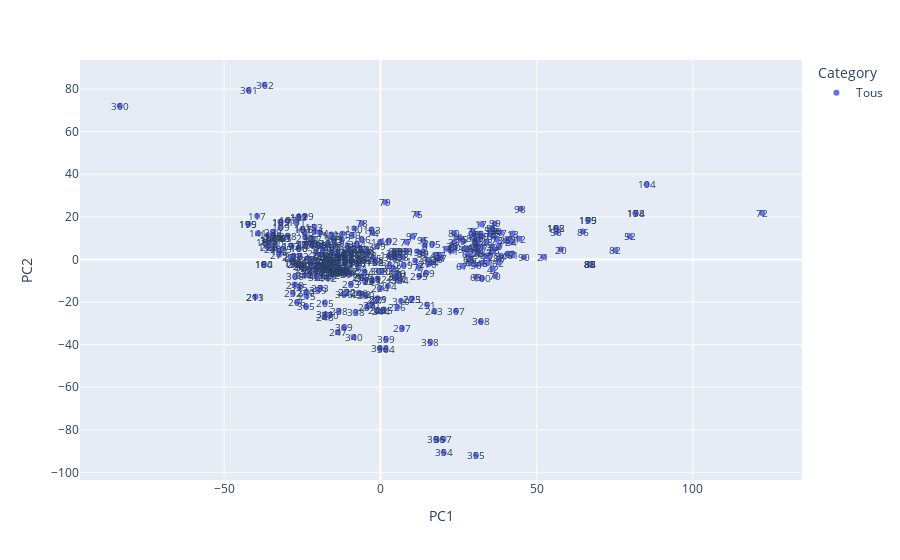

The code cell stored with this chart in its notebook:
### Code cell
plot_pca_score(score,labels=labels,x=0,y=1)

### Figure 1 — Plotly figure (JSON) as saved in the notebook; plotly's stock layout.template omitted (floating-point values rounded to 4 significant figures; data arrays with more than 128 entries replaced by an {"elided": "..."} marker saying what was removed)
{"data": [{"hovertemplate": "Category=Tous<br>PC1=%{x}<br>PC2=%{y}<extra></extra>", "legendgroup": "Tous", "marker": {"color": "#636efa", "symbol": "circle"}, "mode": "markers", "name": "Tous", "orientation": "v", "showlegend": true, "type": "scatter", "x": {"elided": "372 float values"}, "xaxis": "x", "y": {"elided": "372 float values"}, "yaxis": "y"}], "layout": {"annotations": [{"font": {"size": 10}, "showarrow": false, "text": "0", "x": 30.15, "y": 8.35}, {"font": {"size": 10}, "showarrow": false, "text": "1", "x": 22.43, "y": 4.423}, {"font": {"size": 10}, "showarrow": false, "text": "2", "x": 38.09, "y": 6.164}, {"font": {"size": 10}, "showarrow": false, "text": "3", "x": 30.72, "y": 7.757}, {"font": {"size": 10}, "showarrow": false, "text": "4", "x": 30.57, "y": 8.228}, {"font": {"size": 10}, "showarrow": false, "text": "5", "x": 32.09, "y": 12.02}, {"font": {"size": 10}, "showarrow": false, "text": "6", "x": 40.68, "y": 2.665}, {"font": {"size": 10}, "showarrow": false, "text": "7", "x": 42.22, "y": 2.778}, {"font": {"size": 10}, "showarrow": false, "text": "8", "x": 14.17, "y": 6.52}, {"font": {"size": 10}, "showarrow": false, "text": "9", "x": 26.47, "y": 8.588}, {"font": {"size": 10}, "showarrow": false, "text": "10", "x": 34.0, "y": 1.849}, {"font": {"size": 10}, "showarrow": false, "text": "11", "x": 23.12, "y": 4.119}, {"font": {"size": 10}, "showarrow": false, "text": "12", "x": 44.52, "y": 9.718}, {"font": {"size": 10}, "showarrow": false, "text": "13", "x": 42.36, "y": 12.13}, {"font": {"size": 10}, "showarrow": false, "text": "14", "x": 24.55, "y": 10.53}, {"font": {"size": 10}, "showarrow": false, "text": "15", "x": 26.05, "y": 9.732}, {"font": {"size": 10}, "showarrow": false, "text": "16", "x": 21.2, "y": 5.067}, {"font": {"size": 10}, "showarrow": false, "text": "17", "x": 32.33, "y": 16.53}, {"font": {"size": 10}, "showarrow": false, "text": "18", "x": 35.48, "y": 12.25}, {"font": {"size": 10}, "showarrow": false, "text": "19", "x": 32.77, "y": 10.86}, {"font": {"size": 10}, "showarrow": false, "text": "20", "x": 57.74, "y": 4.643}, {"font": {"size": 10}, "showarrow": false, "text": "21", "x": 52.15, "y": 1.143}, {"font": {"size": 10}, "showarrow": false, "text": "22", "x": 34.41, "y": 1.262}, {"font": {"size": 10}, "showarrow": false, "text": "23", "x": 36.27, "y": 4.664}, {"font": {"size": 10}, "showarrow": false, "text": "24", "x": 41.95, "y": 8.096}, {"font": {"size": 10}, "showarrow": false, "text": "25", "x": 40.01, "y": 8.915}, {"font": {"size": 10}, "showarrow": false, "text": "26", "x": 28.85, "y": 0.7284}, {"font": {"size": 10}, "showarrow": false, "text": "27", "x": 32.5, "y": 5.604}, {"font": {"size": 10}, "showarrow": false, "text": "28", "x": 31.24, "y": 3.251}, {"font": {"size": 10}, "showarrow": false, "text": "29", "x": 41.56, "y": 9.684}, {"font": {"size": 10}, "showarrow": false, "text": "30", "x": 35.73, "y": 5.935}, {"font": {"size": 10}, "showarrow": false, "text": "31", "x": 35.74, "y": 3.49}, {"font": {"size": 10}, "showarrow": false, "text": "32", "x": 13.55, "y": 2.759}, {"font": {"size": 10}, "showarrow": false, "text": "33", "x": 23.67, "y": 8.024}, {"font": {"size": 10}, "showarrow": false, "text": "34", "x": 26.88, "y": 5.048}, {"font": {"size": 10}, "showarrow": false, "text": "35", "x": 23.01, "y": 6.471}, {"font": {"size": 10}, "showarrow": false, "text": "36", "x": 18.17, "y": 0.2858}, {"font": {"size": 10}, "showarrow": false, "text": "37", "x": 19.06, "y": 1.969}, {"font": {"size": 10}, "showarrow": false, "text": "38", "x": 7.236, "y": 0.9521}, {"font": {"size": 10}, "showarrow": false, "text": "39", "x": 13.64, "y": 2.935}, {"font": {"size": 10}, "showarrow": false, "text": "40", "x": 31.14, "y": 5.696}, {"font": {"size": 10}, "showarrow": false, "text": "41", "x": 27.65, "y": 5.246}, {"font": {"size": 10}, "showarrow": false, "text": "42", "x": 35.96, "y": -4.355}, {"font": {"size": 10}, "showarrow": false, "text": "43", "x": 28.85, "y": -1.583}, {"font": {"size": 10}, "showarrow": false, "text": "44", "x": 16.89, "y": -1.411}, {"font": {"size": 10}, "showarrow": false, "text": "45", "x": 17.72, "y": 1.916}, {"font": {"size": 10}, "showarrow": false, "text": "46", "x": 32.56, "y": -1.649}, {"font": {"size": 10}, "showarrow": false, "text": "47", "x": 19.43, "y": 0.6656}, {"font": {"size": 10}, "showarrow": false, "text": "48", "x": 33.96, "y": 8.284}, {"font": {"size": 10}, "showarrow": false, "text": "49", "x": 29.64, "y": 5.802}, {"font": {"size": 10}, "showarrow": false, "text": "50", "x": 30.69, "y": -2.461}, {"font": {"size": 10}, "showarrow": false, "text": "51", "x": 34.28, "y": -1.803}, {"font": {"size": 10}, "showarrow": false, "text": "52", "x": 79.78, "y": 10.88}, {"font": {"size": 10}, "showarrow": false, "text": "53", "x": 35.11, "y": 13.91}, {"font": {"size": 10}, "showarrow": false, "text": "54", "x": 31.11, "y": 11.08}, {"font": {"size": 10}, "showarrow": false, "text": "55", "x": 35.77, "y": 14.75}, {"font": {"size": 10}, "showarrow": false, "text": "56", "x": 56.32, "y": 12.79}, {"font": {"size": 10}, "showarrow": false, "text": "57", "x": 38.51, "y": 12.53}, {"font": {"size": 10}, "showarrow": false, "text": "58", "x": 31.38, "y": 8.76}, {"font": {"size": 10}, "showarrow": false, "text": "59", "x": 37.15, "y": 13.24}, {"font": {"size": 10}, "showarrow": false, "text": "60", "x": 23.86, "y": 5.642}, {"font": {"size": 10}, "showarrow": false, "text": "61", "x": 42.27, "y": 1.894}, {"font": {"size": 10}, "showarrow": false, "text": "62", "x": 37.75, "y": -1.447}, {"font": {"size": 10}, "showarrow": false, "text": "63", "x": 30.64, "y": -8.155}, {"font": {"size": 10}, "showarrow": false, "text": "64", "x": 27.91, "y": 2.379}, {"font": {"size": 10}, "showarrow": false, "text": "65", "x": 5.241, "y": 2.371}, {"font": {"size": 10}, "showarrow": false, "text": "66", "x": 28.23, "y": 0.4033}, {"font": {"size": 10}, "showarrow": false, "text": "67", "x": 26.21, "y": -3.046}, {"font": {"size": 10}, "showarrow": false, "text": "68", "x": 4.473, "y": 3.807}, {"font": {"size": 10}, "showarrow": false, "text": "69", "x": 5.207, "y": 3.743}, {"font": {"size": 10}, "showarrow": false, "text": "70", "x": 36.8, "y": -7.868}, {"font": {"size": 10}, "showarrow": false, "text": "71", "x": 12.27, "y": -3.631}, {"font": {"size": 10}, "showarrow": false, "text": "72", "x": 122.1, "y": 21.85}, {"font": {"size": 10}, "showarrow": false, "text": "73", "x": 37.33, "y": 9.082}, {"font": {"size": 10}, "showarrow": false, "text": "74", "x": -2.507, "y": 12.46}, {"font": {"size": 10}, "showarrow": false, "text": "75", "x": 11.79, "y": 21.31}, {"font": {"size": 10}, "showarrow": false, "text": "76", "x": 29.5, "y": 13.5}, {"font": {"size": 10}, "showarrow": false, "text": "77", "x": 8.342, "y": 8.183}, {"font": {"size": 10}, "showarrow": false, "text": "78", "x": -5.94, "y": 16.95}, {"font": {"size": 10}, "showarrow": false, "text": "79", "x": 1.56, "y": 26.92}, {"font": {"size": 10}, "showarrow": false, "text": "80", "x": 23.59, "y": 12.38}, {"font": {"size": 10}, "showarrow": false, "text": "81", "x": 29.32, "y": 10.27}, {"font": {"size": 10}, "showarrow": false, "text": "82", "x": 75.18, "y": 4.292}, {"font": {"size": 10}, "showarrow": false, "text": "83", "x": 66.99, "y": -2.238}, {"font": {"size": 10}, "showarrow": false, "text": "84", "x": 66.99, "y": -2.238}, {"font": {"size": 10}, "showarrow": false, "text": "85", "x": 66.99, "y": -2.238}, {"font": {"size": 10}, "showarrow": false, "text": "86", "x": 64.79, "y": 13.08}, {"font": {"size": 10}, "showarrow": false, "text": "87", "x": 36.05, "y": 10.79}, {"font": {"size": 10}, "showarrow": false, "text": "88", "x": 38.05, "y": 0.7293}, {"font": {"size": 10}, "showarrow": false, "text": "89", "x": 8.406, "y": 3.82}, {"font": {"size": 10}, "showarrow": false, "text": "90", "x": 45.94, "y": 0.9792}, {"font": {"size": 10}, "showarrow": false, "text": "91", "x": 15.1, "y": -0.1593}, {"font": {"size": 10}, "showarrow": false, "text": "92", "x": 32.01, "y": 2.266}, {"font": {"size": 10}, "showarrow": false, "text": "93", "x": 29.97, "y": 4.142}, {"font": {"size": 10}, "showarrow": false, "text": "94", "x": 38.61, "y": 1.711}, {"font": {"size": 10}, "showarrow": false, "text": "95", "x": 13.68, "y": 9.135}, {"font": {"size": 10}, "showarrow": false, "text": "96", "x": 29.9, "y": 12.18}, {"font": {"size": 10}, "showarrow": false, "text": "97", "x": 10.27, "y": 10.92}, {"font": {"size": 10}, "showarrow": false, "text": "98", "x": 44.83, "y": 23.8}, {"font": {"size": 10}, "showarrow": false, "text": "99", "x": 36.63, "y": 16.91}, {"font": {"size": 10}, "showarrow": false, "text": "100", "x": 32.55, "y": -8.815}, {"font": {"size": 10}, "showarrow": false, "text": "101", "x": 5.947, "y": -7.186}, {"font": {"size": 10}, "showarrow": false, "text": "102", "x": 2.764, "y": 8.835}, {"font": {"size": 10}, "showarrow": false, "text": "103", "x": -2.789, "y": 14.05}, {"font": {"size": 10}, "showarrow": false, "text": "104", "x": 85.17, "y": 35.29}, {"font": {"size": 10}, "showarrow": false, "text": "105", "x": 16.65, "y": 7.207}, {"font": {"size": 10}, "showarrow": false, "text": "106", "x": -5.935, "y": 9.414}, {"font": {"size": 10}, "showarrow": false, "text": "107", "x": -29.54, "y": 18.55}, {"font": {"size": 10}, "showarrow": false, "text": "108", "x": -14.21, "y": 6.528}, {"font": {"size": 10}, "showarrow": false, "text": "109", "x": -31.92, "y": 15.04}, {"font": {"size": 10}, "showarrow": false, "text": "110", "x": 5.257, "y": -6.183}, {"font": {"size": 10}, "showarrow": false, "text": "111", "x": -5.608, "y": 2.133}, {"font": {"size": 10}, "showarrow": false, "text": "112", "x": -16.64, "y": -8.894}, {"font": {"size": 10}, "showarrow": false, "text": "113", "x": -36.31, "y": 6.025}, {"font": {"size": 10}, "showarrow": false, "text": "114", "x": -7.073, "y": -3.898}, {"font": {"size": 10}, "showarrow": false, "text": "115", "x": -12.11, "y": 12.02}, {"font": {"size": 10}, "showarrow": false, "text": "116", "x": -20.89, "y": 13.24}, {"font": {"size": 10}, "showarrow": false, "text": "117", "x": -39.4, "y": 20.43}, {"font": {"size": 10}, "showarrow": false, "text": "118", "x": 2.868, "y": 1.904}, {"font": {"size": 10}, "showarrow": false, "text": "119", "x": -35.9, "y": 11.41}, {"font": {"size": 10}, "showarrow": false, "text": "120", "x": -8.374, "y": 5.511}, {"font": {"size": 10}, "showarrow": false, "text": "121", "x": -15.69, "y": 11.71}, {"font": {"size": 10}, "showarrow": false, "text": "122", "x": 4.106, "y": -4.126}, {"font": {"size": 10}, "showarrow": false, "text": "123", "x": -15.37, "y": 11.1}, {"font": {"size": 10}, "showarrow": false, "text": "124", "x": -14.89, "y": -5.126}, {"font": {"size": 10}, "showarrow": false, "text": "125", "x": -31.14, "y": 4.922}, {"font": {"size": 10}, "showarrow": false, "text": "126", "x": -16.69, "y": -1.337}, {"font": {"size": 10}, "showarrow": false, "text": "127", "x": -24.31, "y": 7.24}, {"font": {"size": 10}, "showarrow": false, "text": "128", "x": 6.171, "y": 3.876}, {"font": {"size": 10}, "showarrow": false, "text": "129", "x": -24.15, "y": 20.24}, {"font": {"size": 10}, "showarrow": false, "text": "130", "x": -8.292, "y": 14.49}, {"font": {"size": 10}, "showarrow": false, "text": "131", "x": -26.82, "y": 17.41}, {"font": {"size": 10}, "showarrow": false, "text": "132", "x": -32.36, "y": 4.039}, {"font": {"size": 10}, "showarrow": false, "text": "133", "x": -20.98, "y": 7.61}, {"font": {"size": 10}, "showarrow": false, "text": "134", "x": 11.16, "y": -0.5821}, {"font": {"size": 10}, "showarrow": false, "text": "135", "x": -6.896, "y": 0.4293}, {"font": {"size": 10}, "showarrow": false, "text": "136", "x": -20.54, "y": -3.979}, {"font": {"size": 10}, "showarrow": false, "text": "137", "x": -15.31, "y": 5.912}, {"font": {"size": 10}, "showarrow": false, "text": "138", "x": 11.8, "y": 3.732}, {"font": {"size": 10}, "showarrow": false, "text": "139", "x": -9.14, "y": 11.52}, {"font": {"size": 10}, "showarrow": false, "text": "140", "x": -31.91, "y": 10.28}, {"font": {"size": 10}, "showarrow": false, "text": "141", "x": -39.17, "y": 12.31}, {"font": {"size": 10}, "showarrow": false, "text": "142", "x": -13.6, "y": 3.585}, {"font": {"size": 10}, "showarrow": false, "text": "143", "x": -24.23, "y": 12.71}, {"font": {"size": 10}, "showarrow": false, "text": "144", "x": -0.06197, "y": 8.268}, {"font": {"size": 10}, "showarrow": false, "text": "145", "x": -10.47, "y": 6.413}, {"font": {"size": 10}, "showarrow": false, "text": "146", "x": -16.12, "y": -6.143}, {"font": {"size": 10}, "showarrow": false, "text": "147", "x": -22.34, "y": -1.327}, {"font": {"size": 10}, "showarrow": false, "text": "148", "x": -11.51, "y": -1.632}, {"font": {"size": 10}, "showarrow": false, "text": "149", "x": -17.37, "y": -2.519}, {"font": {"size": 10}, "showarrow": false, "text": "150", "x": -9.155, "y": 4.788}, {"font": {"size": 10}, "showarrow": false, "text": "151", "x": -36.78, "y": 8.202}, {"font": {"size": 10}, "showarrow": false, "text": "152", "x": -12.3, "y": 9.243}, {"font": {"size": 10}, "showarrow": false, "text": "153", "x": -21.11, "y": 15.36}, {"font": {"size": 10}, "showarrow": false, "text": "154", "x": 81.63, "y": 21.72}, {"font": {"size": 10}, "showarrow": false, "text": "155", "x": 66.5, "y": 18.51}, {"font": {"size": 10}, "showarrow": false, "text": "156", "x": -23.86, "y": 7.341}, {"font": {"size": 10}, "showarrow": false, "text": "157", "x": -26.13, "y": 20.01}, {"font": {"size": 10}, "showarrow": false, "text": "158", "x": -1.596, "y": -1.377}, {"font": {"size": 10}, "showarrow": false, "text": "159", "x": -14.84, "y": 9.38}, {"font": {"size": 10}, "showarrow": false, "text": "160", "x": -37.23, "y": -2.198}, {"font": {"size": 10}, "showarrow": false, "text": "161", "x": -31.21, "y": 9.889}, {"font": {"size": 10}, "showarrow": false, "text": "162", "x": -15.69, "y": -0.2858}, {"font": {"size": 10}, "showarrow": false, "text": "163", "x": -35.56, "y": 9.066}, {"font": {"size": 10}, "showarrow": false, "text": "164", "x": -9.454, "y": 2.647}, {"font": {"size": 10}, "showarrow": false, "text": "165", "x": -31.9, "y": 17.73}, {"font": {"size": 10}, "showarrow": false, "text": "166", "x": -26.13, "y": 5.211}, {"font": {"size": 10}, "showarrow": false, "text": "167", "x": -24.9, "y": 14.19}, {"font": {"size": 10}, "showarrow": false, "text": "168", "x": 56.32, "y": 14.71}, {"font": {"size": 10}, "showarrow": false, "text": "169", "x": -19.87, "y": 6.846}, {"font": {"size": 10}, "showarrow": false, "text": "170", "x": -11.17, "y": -0.08929}, {"font": {"size": 10}, "showarrow": false, "text": "171", "x": -34.49, "y": 10.97}, {"font": {"size": 10}, "showarrow": false, "text": "172", "x": -18.53, "y": -4.309}, {"font": {"size": 10}, "showarrow": false, "text": "173", "x": -28.44, "y": 6.383}, {"font": {"size": 10}, "showarrow": false, "text": "174", "x": -28.08, "y": -1.475}, {"font": {"size": 10}, "showarrow": false, "text": "175", "x": -42.21, "y": 16.61}, {"font": {"size": 10}, "showarrow": false, "text": "176", "x": -7.57, "y": -1.457}, {"font": {"size": 10}, "showarrow": false, "text": "177", "x": -34.35, "y": 9.872}, {"font": {"size": 10}, "showarrow": false, "text": "178", "x": 81.63, "y": 21.72}, {"font": {"size": 10}, "showarrow": false, "text": "179", "x": 66.5, "y": 18.51}, {"font": {"size": 10}, "showarrow": false, "text": "180", "x": -23.86, "y": 7.341}, {"font": {"size": 10}, "showarrow": false, "text": "181", "x": -26.13, "y": 20.01}, {"font": {"size": 10}, "showarrow": false, "text": "182", "x": -1.596, "y": -1.377}, {"font": {"size": 10}, "showarrow": false, "text": "183", "x": -14.84, "y": 9.38}, {"font": {"size": 10}, "showarrow": false, "text": "184", "x": -37.23, "y": -2.198}, {"font": {"size": 10}, "showarrow": false, "text": "185", "x": -31.21, "y": 9.889}, {"font": {"size": 10}, "showarrow": false, "text": "186", "x": -15.69, "y": -0.2858}, {"font": {"size": 10}, "showarrow": false, "text": "187", "x": -35.56, "y": 9.066}, {"font": {"size": 10}, "showarrow": false, "text": "188", "x": -9.454, "y": 2.647}, {"font": {"size": 10}, "showarrow": false, "text": "189", "x": -31.9, "y": 17.73}, {"font": {"size": 10}, "showarrow": false, "text": "190", "x": -26.13, "y": 5.211}, {"font": {"size": 10}, "showarrow": false, "text": "191", "x": -24.9, "y": 14.19}, {"font": {"size": 10}, "showarrow": false, "text": "192", "x": 56.32, "y": 14.71}, {"font": {"size": 10}, "showarrow": false, "text": "193", "x": -19.87, "y": 6.846}, {"font": {"size": 10}, "showarrow": false, "text": "194", "x": -11.17, "y": -0.08929}, {"font": {"size": 10}, "showarrow": false, "text": "195", "x": -34.49, "y": 10.97}, {"font": {"size": 10}, "showarrow": false, "text": "196", "x": -18.53, "y": -4.309}, {"font": {"size": 10}, "showarrow": false, "text": "197", "x": -28.44, "y": 6.383}, {"font": {"size": 10}, "showarrow": false, "text": "198", "x": -28.08, "y": -1.475}, {"font": {"size": 10}, "showarrow": false, "text": "199", "x": -42.21, "y": 16.61}, {"font": {"size": 10}, "showarrow": false, "text": "200", "x": -7.57, "y": -1.457}, {"font": {"size": 10}, "showarrow": false, "text": "201", "x": -34.35, "y": 9.872}, {"font": {"size": 10}, "showarrow": false, "text": "202", "x": -5.386, "y": -0.3288}, {"font": {"size": 10}, "showarrow": false, "text": "203", "x": -16.0, "y": 1.332}, {"font": {"size": 10}, "showarrow": false, "text": "204", "x": -10.69, "y": -5.935}, {"font": {"size": 10}, "showarrow": false, "text": "205", "x": -11.29, "y": -1.415}, {"font": {"size": 10}, "showarrow": false, "text": "206", "x": -13.97, "y": -6.077}, {"font": {"size": 10}, "showarrow": false, "text": "207", "x": 4.724, "y": 2.898}, {"font": {"size": 10}, "showarrow": false, "text": "208", "x": -13.97, "y": -6.077}, {"font": {"size": 10}, "showarrow": false, "text": "209", "x": 7.447, "y": -2.656}, {"font": {"size": 10}, "showarrow": false, "text": "210", "x": -21.46, "y": 6.605}, {"font": {"size": 10}, "showarrow": false, "text": "211", "x": -40.0, "y": -17.56}, {"font": {"size": 10}, "showarrow": false, "text": "212", "x": -27.06, "y": -1.916}, {"font": {"size": 10}, "showarrow": false, "text": "213", "x": -40.0, "y": -17.56}, {"font": {"size": 10}, "showarrow": false, "text": "214", "x": -27.06, "y": -1.916}, {"font": {"size": 10}, "showarrow": false, "text": "215", "x": -23.59, "y": -17.32}, {"font": {"size": 10}, "showarrow": false, "text": "216", "x": -13.21, "y": 0.6311}, {"font": {"size": 10}, "showarrow": false, "text": "217", "x": -17.21, "y": -8.463}, {"font": {"size": 10}, "showarrow": false, "text": "218", "x": -27.33, "y": -11.79}, {"font": {"size": 10}, "showarrow": false, "text": "219", "x": -0.8497, "y": -18.4}, {"font": {"size": 10}, "showarrow": false, "text": "220", "x": -10.79, "y": -15.13}, {"font": {"size": 10}, "showarrow": false, "text": "221", "x": -0.8497, "y": -18.4}, {"font": {"size": 10}, "showarrow": false, "text": "222", "x": -10.79, "y": -15.13}, {"font": {"size": 10}, "showarrow": false, "text": "223", "x": 10.04, "y": -18.45}, {"font": {"size": 10}, "showarrow": false, "text": "224", "x": -0.1678, "y": -13.58}, {"font": {"size": 10}, "showarrow": false, "text": "225", "x": 10.04, "y": -18.45}, {"font": {"size": 10}, "showarrow": false, "text": "226", "x": 5.437, "y": -22.35}, {"font": {"size": 10}, "showarrow": false, "text": "227", "x": -1.582, "y": -19.1}, {"font": {"size": 10}, "showarrow": false, "text": "228", "x": -28.66, "y": 1.057}, {"font": {"size": 10}, "showarrow": false, "text": "229", "x": -35.69, "y": 5.733}, {"font": {"size": 10}, "showarrow": false, "text": "230", "x": -34.44, "y": 4.96}, {"font": {"size": 10}, "showarrow": false, "text": "231", "x": -23.99, "y": 10.3}, {"font": {"size": 10}, "showarrow": false, "text": "232", "x": -28.0, "y": -15.73}, {"font": {"size": 10}, "showarrow": false, "text": "233", "x": -19.15, "y": -13.28}, {"font": {"size": 10}, "showarrow": false, "text": "234", "x": 5.276, "y": -9.19}, {"font": {"size": 10}, "showarrow": false, "text": "235", "x": -12.52, "y": -4.998}, {"font": {"size": 10}, "showarrow": false, "text": "236", "x": -17.83, "y": -3.93}, {"font": {"size": 10}, "showarrow": false, "text": "237", "x": 6.908, "y": -32.33}, {"font": {"size": 10}, "showarrow": false, "text": "238", "x": -13.31, "y": -24.2}, {"font": {"size": 10}, "showarrow": false, "text": "239", "x": -4.246, "y": -22.43}, {"font": {"size": 10}, "showarrow": false, "text": "240", "x": -23.67, "y": -15.23}, {"font": {"size": 10}, "showarrow": false, "text": "241", "x": -17.27, "y": 0.1281}, {"font": {"size": 10}, "showarrow": false, "text": "242", "x": -27.82, "y": 1.623}, {"font": {"size": 10}, "showarrow": false, "text": "243", "x": 17.3, "y": -24.39}, {"font": {"size": 10}, "showarrow": false, "text": "244", "x": 0.1386, "y": -24.42}, {"font": {"size": 10}, "showarrow": false, "text": "245", "x": 1.121, "y": -23.53}, {"font": {"size": 10}, "showarrow": false, "text": "246", "x": -6.868, "y": -15.63}, {"font": {"size": 10}, "showarrow": false, "text": "247", "x": -13.59, "y": -34.14}, {"font": {"size": 10}, "showarrow": false, "text": "248", "x": -17.86, "y": -27.01}, {"font": {"size": 10}, "showarrow": false, "text": "249", "x": -1.018, "y": -23.82}, {"font": {"size": 10}, "showarrow": false, "text": "250", "x": -4.574, "y": -16.77}, {"font": {"size": 10}, "showarrow": false, "text": "251", "x": 14.97, "y": -21.25}, {"font": {"size": 10}, "showarrow": false, "text": "252", "x": -5.971, "y": -16.22}, {"font": {"size": 10}, "showarrow": false, "text": "253", "x": -18.44, "y": -2.557}, {"font": {"size": 10}, "showarrow": false, "text": "254", "x": -11.31, "y": 1.153}, {"font": {"size": 10}, "showarrow": false, "text": "255", "x": -2.324, "y": 0.7862}, {"font": {"size": 10}, "showarrow": false, "text": "256", "x": -12.41, "y": 1.144}, {"font": {"size": 10}, "showarrow": false, "text": "257", "x": -17.84, "y": 2.297}, {"font": {"size": 10}, "showarrow": false, "text": "258", "x": -16.0, "y": 1.332}, {"font": {"size": 10}, "showarrow": false, "text": "259", "x": -4.7, "y": 2.691}, {"font": {"size": 10}, "showarrow": false, "text": "260", "x": -19.35, "y": 2.208}, {"font": {"size": 10}, "showarrow": false, "text": "261", "x": -11.6, "y": 3.127}, {"font": {"size": 10}, "showarrow": false, "text": "262", "x": -10.4, "y": 3.379}, {"font": {"size": 10}, "showarrow": false, "text": "263", "x": -17.77, "y": -0.8335}, {"font": {"size": 10}, "showarrow": false, "text": "264", "x": -9.218, "y": 3.032}, {"font": {"size": 10}, "showarrow": false, "text": "265", "x": -17.74, "y": -20.28}, {"font": {"size": 10}, "showarrow": false, "text": "266", "x": -26.53, "y": -19.94}, {"font": {"size": 10}, "showarrow": false, "text": "267", "x": -5.986, "y": -8.036}, {"font": {"size": 10}, "showarrow": false, "text": "268", "x": -18.45, "y": -3.135}, {"font": {"size": 10}, "showarrow": false, "text": "269", "x": 14.7, "y": -6.309}, {"font": {"size": 10}, "showarrow": false, "text": "270", "x": 15.35, "y": -2.257}, {"font": {"size": 10}, "showarrow": false, "text": "271", "x": -20.57, "y": -7.0}, {"font": {"size": 10}, "showarrow": false, "text": "272", "x": -25.74, "y": 1.515}, {"font": {"size": 10}, "showarrow": false, "text": "273", "x": -18.78, "y": 6.35}, {"font": {"size": 10}, "showarrow": false, "text": "274", "x": -19.29, "y": 12.47}, {"font": {"size": 10}, "showarrow": false, "text": "275", "x": -18.39, "y": 4.285}, {"font": {"size": 10}, "showarrow": false, "text": "276", "x": -20.63, "y": 3.016}, {"font": {"size": 10}, "showarrow": false, "text": "277", "x": -21.21, "y": -3.284}, {"font": {"size": 10}, "showarrow": false, "text": "278", "x": -15.36, "y": 3.234}, {"font": {"size": 10}, "showarrow": false, "text": "279", "x": -32.39, "y": 2.249}, {"font": {"size": 10}, "showarrow": false, "text": "280", "x": -33.66, "y": 7.248}, {"font": {"size": 10}, "showarrow": false, "text": "281", "x": 4.75, "y": -8.224}, {"font": {"size": 10}, "showarrow": false, "text": "282", "x": -0.8418, "y": -8.988}, {"font": {"size": 10}, "showarrow": false, "text": "283", "x": -9.407, "y": -11.58}, {"font": {"size": 10}, "showarrow": false, "text": "284", "x": -5.013, "y": -5.885}, {"font": {"size": 10}, "showarrow": false, "text": "285", "x": -11.59, "y": -4.756}, {"font": {"size": 10}, "showarrow": false, "text": "286", "x": -20.87, "y": -0.2813}, {"font": {"size": 10}, "showarrow": false, "text": "287", "x": 5.399, "y": -7.768}, {"font": {"size": 10}, "showarrow": false, "text": "288", "x": -6.222, "y": -8.05}, {"font": {"size": 10}, "showarrow": false, "text": "289", "x": -25.1, "y": -2.983}, {"font": {"size": 10}, "showarrow": false, "text": "290", "x": -13.85, "y": -3.796}, {"font": {"size": 10}, "showarrow": false, "text": "291", "x": -6.552, "y": 0.0513}, {"font": {"size": 10}, "showarrow": false, "text": "292", "x": -24.42, "y": -4.846}, {"font": {"size": 10}, "showarrow": false, "text": "293", "x": -2.615, "y": -10.13}, {"font": {"size": 10}, "showarrow": false, "text": "294", "x": -13.14, "y": -6.396}, {"font": {"size": 10}, "showarrow": false, "text": "295", "x": 12.48, "y": -7.758}, {"font": {"size": 10}, "showarrow": false, "text": "296", "x": -10.06, "y": -6.947}, {"font": {"size": 10}, "showarrow": false, "text": "297", "x": -12.51, "y": -5.29}, {"font": {"size": 10}, "showarrow": false, "text": "298", "x": -29.62, "y": 11.09}, {"font": {"size": 10}, "showarrow": false, "text": "299", "x": -34.29, "y": 13.04}, {"font": {"size": 10}, "showarrow": false, "text": "300", "x": -15.49, "y": 6.01}, {"font": {"size": 10}, "showarrow": false, "text": "301", "x": -22.08, "y": 9.623}, {"font": {"size": 10}, "showarrow": false, "text": "302", "x": -16.61, "y": 1.44}, {"font": {"size": 10}, "showarrow": false, "text": "303", "x": -8.436, "y": 4.726}, {"font": {"size": 10}, "showarrow": false, "text": "304", "x": -7.46, "y": 7.454}, {"font": {"size": 10}, "showarrow": false, "text": "305", "x": -16.71, "y": 7.677}, {"font": {"size": 10}, "showarrow": false, "text": "306", "x": -27.17, "y": -7.993}, {"font": {"size": 10}, "showarrow": false, "text": "307", "x": -22.72, "y": -6.882}, {"font": {"size": 10}, "showarrow": false, "text": "308", "x": -0.4901, "y": -5.477}, {"font": {"size": 10}, "showarrow": false, "text": "309", "x": -21.41, "y": -4.728}, {"font": {"size": 10}, "showarrow": false, "text": "310", "x": 6.619, "y": -19.54}, {"font": {"size": 10}, "showarrow": false, "text": "311", "x": -2.601, "y": -9.642}, {"font": {"size": 10}, "showarrow": false, "text": "312", "x": -4.932, "y": -10.24}, {"font": {"size": 10}, "showarrow": false, "text": "313", "x": -24.22, "y": -7.493}, {"font": {"size": 10}, "showarrow": false, "text": "314", "x": 2.415, "y": -12.5}, {"font": {"size": 10}, "showarrow": false, "text": "315", "x": -9.39, "y": -6.407}, {"font": {"size": 10}, "showarrow": false, "text": "316", "x": -16.65, "y": -1.43}, {"font": {"size": 10}, "showarrow": false, "text": "317", "x": -10.15, "y": -5.213}, {"font": {"size": 10}, "showarrow": false, "text": "318", "x": -1.678, "y": -0.06013}, {"font": {"size": 10}, "showarrow": false, "text": "319", "x": -16.09, "y": -3.332}, {"font": {"size": 10}, "showarrow": false, "text": "320", "x": 0.5302, "y": -5.355}, {"font": {"size": 10}, "showarrow": false, "text": "321", "x": -11.21, "y": 1.635}, {"font": {"size": 10}, "showarrow": false, "text": "322", "x": -24.93, "y": -2.954}, {"font": {"size": 10}, "showarrow": false, "text": "323", "x": -13.25, "y": -3.609}, {"font": {"size": 10}, "showarrow": false, "text": "324", "x": -14.28, "y": 2.691}, {"font": {"size": 10}, "showarrow": false, "text": "325", "x": -35.61, "y": 9.003}, {"font": {"size": 10}, "showarrow": false, "text": "326", "x": -8.947, "y": -0.5374}, {"font": {"size": 10}, "showarrow": false, "text": "327", "x": -6.753, "y": -1.121}, {"font": {"size": 10}, "showarrow": false, "text": "328", "x": -24.27, "y": -3.41}, {"font": {"size": 10}, "showarrow": false, "text": "329", "x": -20.16, "y": -8.348}, {"font": {"size": 10}, "showarrow": false, "text": "330", "x": -18.13, "y": -5.019}, {"font": {"size": 10}, "showarrow": false, "text": "331", "x": -11.18, "y": -2.657}, {"font": {"size": 10}, "showarrow": false, "text": "332", "x": -15.85, "y": -7.326}, {"font": {"size": 10}, "showarrow": false, "text": "333", "x": -18.85, "y": -7.088}, {"font": {"size": 10}, "showarrow": false, "text": "334", "x": 6.346, "y": -9.78}, {"font": {"size": 10}, "showarrow": false, "text": "335", "x": -26.0, "y": -12.76}, {"font": {"size": 10}, "showarrow": false, "text": "336", "x": -19.83, "y": -2.63}, {"font": {"size": 10}, "showarrow": false, "text": "337", "x": -23.36, "y": 0.4152}, {"font": {"size": 10}, "showarrow": false, "text": "338", "x": -7.945, "y": -24.77}, {"font": {"size": 10}, "showarrow": false, "text": "339", "x": -19.98, "y": -14.23}, {"font": {"size": 10}, "showarrow": false, "text": "340", "x": -8.575, "y": -36.4}, {"font": {"size": 10}, "showarrow": false, "text": "341", "x": -17.67, "y": -25.7}, {"font": {"size": 10}, "showarrow": false, "text": "342", "x": -22.64, "y": -0.1892}, {"font": {"size": 10}, "showarrow": false, "text": "343", "x": -15.58, "y": -4.528}, {"font": {"size": 10}, "showarrow": false, "text": "344", "x": 3.577, "y": 1.108}, {"font": {"size": 10}, "showarrow": false, "text": "345", "x": -14.43, "y": -1.417}, {"font": {"size": 10}, "showarrow": false, "text": "346", "x": -3.974, "y": 3.271}, {"font": {"size": 10}, "showarrow": false, "text": "347", "x": -21.59, "y": 9.418}, {"font": {"size": 10}, "showarrow": false, "text": "348", "x": -4.591, "y": 4.615}, {"font": {"size": 10}, "showarrow": false, "text": "349", "x": -1.031, "y": 6.262}, {"font": {"size": 10}, "showarrow": false, "text": "350", "x": 2.982, "y": -2.746}, {"font": {"size": 10}, "showarrow": false, "text": "351", "x": -25.87, "y": -2.207}, {"font": {"size": 10}, "showarrow": false, "text": "352", "x": 4.811, "y": 0.7211}, {"font": {"size": 10}, "showarrow": false, "text": "353", "x": -6.245, "y": 4.798}, {"font": {"size": 10}, "showarrow": false, "text": "354", "x": 20.24, "y": -90.51}, {"font": {"size": 10}, "showarrow": false, "text": "355", "x": 30.57, "y": -91.97}, {"font": {"size": 10}, "showarrow": false, "text": "356", "x": 17.83, "y": -84.51}, {"font": {"size": 10}, "showarrow": false, "text": "357", "x": 20.19, "y": -84.35}, {"font": {"size": 10}, "showarrow": false, "text": "358", "x": 15.98, "y": -38.75}, {"font": {"size": 10}, "showarrow": false, "text": "359", "x": 1.777, "y": -37.45}, {"font": {"size": 10}, "showarrow": false, "text": "360", "x": -83.33, "y": 72.14}, {"font": {"size": 10}, "showarrow": false, "text": "361", "x": -42.11, "y": 79.59}, {"font": {"size": 10}, "showarrow": false, "text": "362", "x": -37.03, "y": 82.05}, {"font": {"size": 10}, "showarrow": false, "text": "363", "x": -0.1515, "y": -41.74}, {"font": {"size": 10}, "showarrow": false, "text": "364", "x": 1.743, "y": -42.08}, {"font": {"size": 10}, "showarrow": false, "text": "365", "x": -23.73, "y": -22.06}, {"font": {"size": 10}, "showarrow": false, "text": "366", "x": -11.48, "y": -16.36}, {"font": {"size": 10}, "showarrow": false, "text": "367", "x": 24.25, "y": -24.14}, {"font": {"size": 10}, "showarrow": false, "text": "368", "x": 32.12, "y": -29.07}, {"font": {"size": 10}, "showarrow": false, "text": "369", "x": -11.52, "y": -31.84}, {"font": {"size": 10}, "showarrow": false, "text": "370", "x": -16.25, "y": -26.28}, {"font": {"size": 10}, "showarrow": false, "text": "371", "x": -2.667, "y": -21.3}], "legend": {"title": {"text": "Category"}, "tracegroupgap": 0}, "margin": {"t": 60}, "xaxis": {"anchor": "y", "domain": [0, 1], "title": {"text": "PC1"}}, "yaxis": {"anchor": "x", "domain": [0, 1], "title": {"text": "PC2"}}}}
